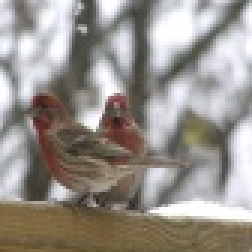
#> input picture miniImagenet_1000/n0153282900000014.jpg, 84 x 84 px, given as the content of the folder ./images_folder, which was not available (shown 3 times larger)
$ jupyter execute Exercise-1.ipynb
#> lines starting #> are read from the running program, lines starting #| are printed output that depends on the picture; pictures that were not available may be replaced by others from this repository, and a replacement may not be noted
[cell 1]
import os
import numpy as np
from PIL import Image as Image2
import cv2
import glob
from IPython.display import Image
from IPython.display import display

[cell 2]
'''
First Exercise
'''
def disp_image(image_types):
    display(Image(filename='./lena.jpg'))
    for img_type in image_types:
        display(Image(filename='./'+img_type+'_image.jpg'))


def get_rgb_gray_image(image_path,image_types):
    gray_img = cv2.imread(image_path,0)
    rgb_image = cv2.imread(image_path)
    red_img = rgb_image[:,:,0]
    green_img = rgb_image[:,:,1]
    blue_img = rgb_image[:,:,2]
    all_black = np.zeros((rgb_image.shape[0],rgb_image.shape[1]))
    red_img = np.stack((red_img,all_black,all_black),axis=2)
    green_img = np.stack( (all_black,green_img,all_black),axis=2)
    blue_img = np.stack( (all_black,all_black,blue_img),axis=2)
    cv2.imwrite('./gray_image.jpg',gray_img)
    cv2.imwrite('./red_image.jpg',red_img)
    cv2.imwrite('./green_image.jpg',green_img)
    cv2.imwrite('./blue_image.jpg',blue_img)
    disp_image(image_types)

[cell 3]
def process_image(image_file,
                  ith,
                  new_path,
                  output):
    '''
    Process each image to their RGB and gray decomposition
    then save them
    :param: str image_file : directory of the image
    :param: int ith: Index of each image
    :param: str new_path : directory where to save processed files
    :param: str display: Option which processed file to display
    '''
#> called with image_file = '_only/n0153282900000014.jpg', ith = 0, new_path = 'saved_folder/0', output = 'green'

    gray_img = cv2.imread(image_file,0)
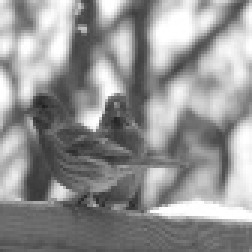
#> gray_img: shape (84, 84) (shown 3 times larger); min 32, max 255, mean 146.7
    rgb_image = cv2.imread(image_file)
#> rgb_image is the input picture: shape (84, 84, 3); mean B, G, R 139.3, 145.8, 151.4
    red_img = rgb_image[:,:,0]
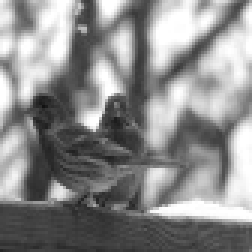
#> red_img: shape (84, 84) (shown 3 times larger); min 18, max 255, mean 139.3
    green_img = rgb_image[:,:,1]
    blue_img = rgb_image[:,:,2]
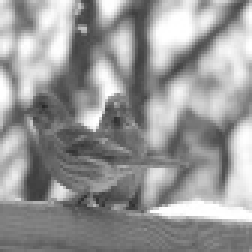
#> blue_img: shape (84, 84) (shown 3 times larger); min 40, max 255, mean 151.4
    all_black = np.zeros((rgb_image.shape[0],rgb_image.shape[1]))
    red_img = np.stack((red_img,all_black,all_black),axis=2)
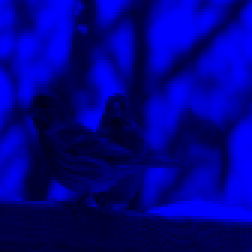
#> red_img: shape (84, 84, 3) float64 (shown 3 times larger); mean of channels 0, 1, 2 139.3, 0, 0; drawn as B, G, R
    green_img = np.stack( (all_black,green_img,all_black),axis=2)
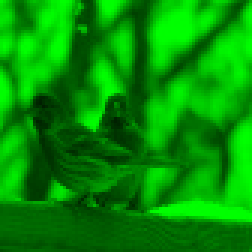
#> green_img: shape (84, 84, 3) float64 (shown 3 times larger); mean of channels 0, 1, 2 0, 145.8, 0; drawn as B, G, R
    blue_img = np.stack( (all_black,all_black,blue_img),axis=2)
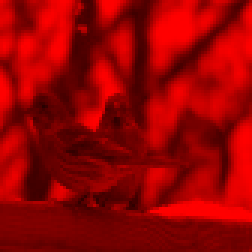
#> blue_img: shape (84, 84, 3) float64 (shown 3 times larger); mean of channels 0, 1, 2 0, 0, 151.4; drawn as B, G, R
    cv2.imwrite(new_path+'_gray_image.jpg',gray_img)
    cv2.imwrite(new_path+'_red_image.jpg',red_img)
    cv2.imwrite(new_path+'_green_image.jpg',green_img)
    cv2.imwrite(new_path+'_blue_image.jpg',blue_img)


    if output == 'gray':
        display(Image2.fromarray(np.uint8(gray_img)).convert('LA'))

    elif output == 'red':
        display(Image2.fromarray(np.uint8(red_img)).convert('RGB'))

    elif output == 'green':
        display(Image2.fromarray(np.uint8(green_img)).convert('RGB'))

    elif output == 'blue':
        display(Image2.fromarray(np.uint8(blue_img)).convert('RGB'))
    else:
        print("Do not Display Image")


def load_images_then_save(src_path,dst_path,output='gray'):
    root_path = os.getcwd()
    new_path = os.path.join(root_path,dst_path)
    if not os.path.exists(new_path):
        os.makedirs(dst_path,exist_ok=True)

    file_types = [
        '*.jpg',
        '*.png',
        '*.gif'
    ]
    img_files = []
    for file_type in file_types:
        img_files.extend(glob.glob(src_path+file_type))


    for ith,img_file in enumerate(img_files):
        dst_path_img = os.path.join(new_path,str(ith))
        process_image(img_file,ith,dst_path_img,output)
